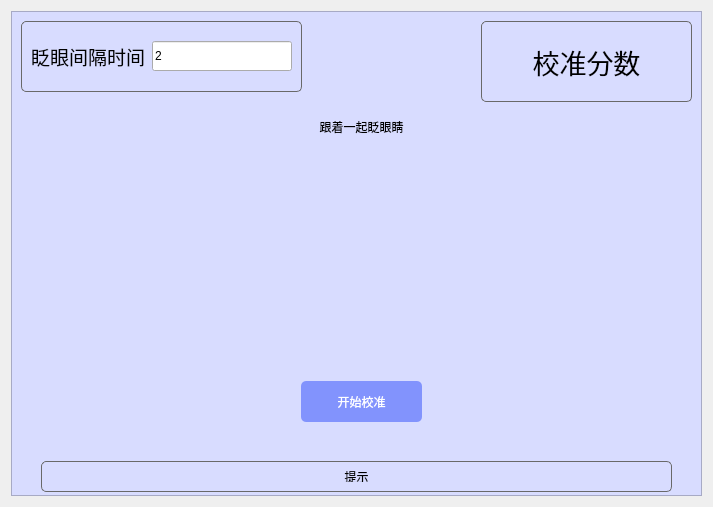
<?xml version="1.0" encoding="UTF-8"?>
<ui version="4.0">
 <class>BlinkCalibration</class>
 <widget class="QWidget" name="BlinkCalibration">
  <property name="geometry">
   <rect>
    <x>0</x>
    <y>0</y>
    <width>713</width>
    <height>507</height>
   </rect>
  </property>
  <property name="windowTitle">
   <string>Form</string>
  </property>
  <property name="styleSheet">
   <string notr="true">#frame_result,#frame_blink,#frame_feedback{
    border: 1px solid #696969;
    border-radius: 5px;
}

#frame_background{
	background-color:rgb(216, 220, 255)
}

QPushButton{
    color:#ffffff;
    border: none;
    background-color:#8293fd;
    border-radius: 5px;
}</string>
  </property>
  <layout class="QGridLayout" name="gridLayout">
   <item row="0" column="0">
    <widget class="QFrame" name="frame_background">
     <property name="frameShape">
      <enum>QFrame::StyledPanel</enum>
     </property>
     <property name="frameShadow">
      <enum>QFrame::Raised</enum>
     </property>
     <widget class="QPushButton" name="beginCaliButton">
      <property name="geometry">
       <rect>
        <x>290</x>
        <y>370</y>
        <width>121</width>
        <height>41</height>
       </rect>
      </property>
      <property name="text">
       <string>开始校准</string>
      </property>
     </widget>
     <widget class="QFrame" name="frame_blink">
      <property name="geometry">
       <rect>
        <x>10</x>
        <y>10</y>
        <width>281</width>
        <height>71</height>
       </rect>
      </property>
      <property name="frameShape">
       <enum>QFrame::StyledPanel</enum>
      </property>
      <property name="frameShadow">
       <enum>QFrame::Raised</enum>
      </property>
      <layout class="QHBoxLayout" name="horizontalLayout">
       <item>
        <widget class="QLabel" name="graphcodeLabel_2">
         <property name="font">
          <font>
           <pointsize>14</pointsize>
          </font>
         </property>
         <property name="text">
          <string>眨眼间隔时间</string>
         </property>
        </widget>
       </item>
       <item>
        <widget class="QLineEdit" name="blinkIntervalLineEdit">
         <property name="sizePolicy">
          <sizepolicy hsizetype="Fixed" vsizetype="Fixed">
           <horstretch>0</horstretch>
           <verstretch>0</verstretch>
          </sizepolicy>
         </property>
         <property name="minimumSize">
          <size>
           <width>140</width>
           <height>30</height>
          </size>
         </property>
         <property name="maximumSize">
          <size>
           <width>140</width>
           <height>30</height>
          </size>
         </property>
         <property name="text">
          <string>2</string>
         </property>
        </widget>
       </item>
      </layout>
     </widget>
     <widget class="QLabel" name="caliIcon">
      <property name="geometry">
       <rect>
        <x>260</x>
        <y>130</y>
        <width>180</width>
        <height>200</height>
       </rect>
      </property>
      <property name="sizePolicy">
       <sizepolicy hsizetype="Fixed" vsizetype="Fixed">
        <horstretch>0</horstretch>
        <verstretch>0</verstretch>
       </sizepolicy>
      </property>
      <property name="minimumSize">
       <size>
        <width>180</width>
        <height>200</height>
       </size>
      </property>
      <property name="maximumSize">
       <size>
        <width>180</width>
        <height>200</height>
       </size>
      </property>
      <property name="text">
       <string/>
      </property>
     </widget>
     <widget class="QFrame" name="frame_result">
      <property name="geometry">
       <rect>
        <x>470</x>
        <y>10</y>
        <width>211</width>
        <height>81</height>
       </rect>
      </property>
      <property name="frameShape">
       <enum>QFrame::StyledPanel</enum>
      </property>
      <property name="frameShadow">
       <enum>QFrame::Raised</enum>
      </property>
      <layout class="QGridLayout" name="gridLayout_2">
       <item row="0" column="0">
        <widget class="QLabel" name="caliResultLabel">
         <property name="font">
          <font>
           <pointsize>20</pointsize>
          </font>
         </property>
         <property name="text">
          <string>校准分数</string>
         </property>
         <property name="scaledContents">
          <bool>false</bool>
         </property>
         <property name="alignment">
          <set>Qt::AlignCenter</set>
         </property>
        </widget>
       </item>
      </layout>
     </widget>
     <widget class="QFrame" name="frame_feedback">
      <property name="geometry">
       <rect>
        <x>30</x>
        <y>450</y>
        <width>631</width>
        <height>31</height>
       </rect>
      </property>
      <property name="frameShape">
       <enum>QFrame::StyledPanel</enum>
      </property>
      <property name="frameShadow">
       <enum>QFrame::Raised</enum>
      </property>
      <layout class="QGridLayout" name="gridLayout_3">
       <item row="0" column="0">
        <widget class="QLabel" name="feedbackLabel">
         <property name="text">
          <string>提示</string>
         </property>
         <property name="alignment">
          <set>Qt::AlignCenter</set>
         </property>
        </widget>
       </item>
      </layout>
     </widget>
     <widget class="QLabel" name="labelTip">
      <property name="geometry">
       <rect>
        <x>270</x>
        <y>100</y>
        <width>161</width>
        <height>31</height>
       </rect>
      </property>
      <property name="text">
       <string>跟着一起眨眼睛</string>
      </property>
      <property name="alignment">
       <set>Qt::AlignCenter</set>
      </property>
     </widget>
    </widget>
   </item>
  </layout>
 </widget>
 <resources/>
 <connections/>
</ui>
